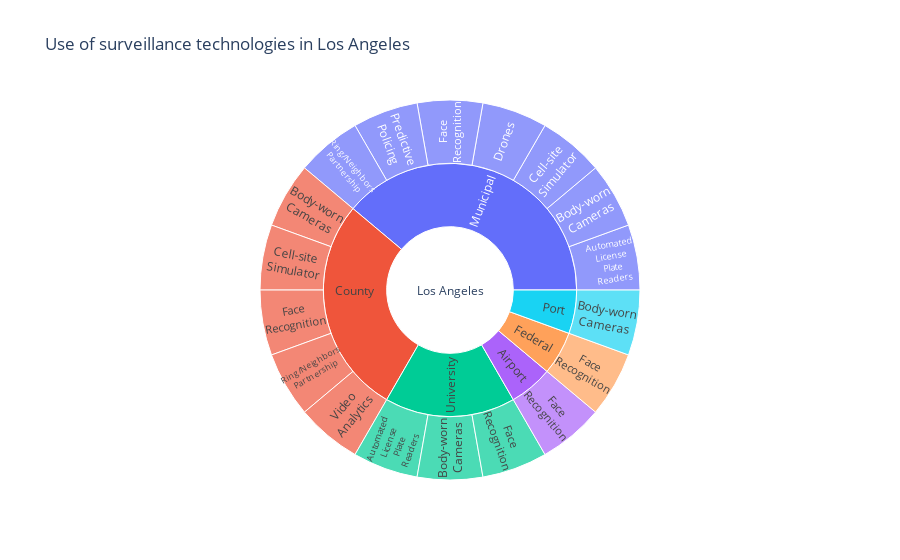

Write notebook code for a chart like this one.
### Code cell
fig(dataLA)

### Figure 1 — Plotly figure (JSON) as saved in the notebook; plotly's stock layout.template omitted (floating-point values rounded to 4 significant figures)
{"data": [{"branchvalues": "total", "customdata": [["The Los Angeles Police Department operates automated license plate readers and accesses external ALPR data. The agency contracts with Neology/PIPS."], ["The University of Southern California Department of Public Safety has used automated license plate readers since at least 2012. "], ["The Los Angeles County Sheriff's Department budgeted $35 million to purchase body-worn cameras in 2019-2020."], ["The U.S. Department of Justice awarded $1,710,000 to the Los Angeles Police Department from 2015-2019 as part of the Bureau of Justice Assistance's body-worn camera grant program."], ["The Los Angeles Port Police uses Axon body-worn cameras. "], ["The California State University Northridge Police Department began deploying 28 Axon body-worn Cameras in 2018. The BWC program will cost $185,000 over five years. <br>California State University, Los Angeles Police Department has been using body-worn cameras since at least October 2017.<br>California State University, Northridge Department of Police Services began using body-worn cameras in August 2017.<br>University of California, Los Angeles Police Department has used body-worn cameras since 2016."], ["The Los Angeles County Sheriff's Department has an extensive history of using Harris Corp. cell-site simulators."], ["The Los Angeles Police Department acquired a cell-site simulator from Digital Receiver Technology in 2005, according to data compiled by Kevin Collier for Vocativ. In 2010, LAPD acquired a Stingray II cell-site simulator from Harris Corp."], ["The Los Angeles Police Department operates four drones as of 2014, according to data compiled by the Center for the Study of the Drone at Bard College.<br>The Port of Los Angeles Police Department operates six DJI drones as of 2019, according to data compiled by the Center for the Study of the Drone at Bard College."], ["The Los Angeles Airport Police has access to the Los Angeles County Regional Identification System (LACRIS) face recognition database."], ["As of 2018, the Los Angeles County Sheriff's Department uses NEC face recognition technology. Previously, the agency had used DataWorks' face recognition system. <br>The Los Angeles County District Attorney's Office has access to the Los Angeles County Regional Identification System (LACRIS) face recognition database."], ["The Los Angeles International Airport  is one of 18 airports where Customs and Border Protection is using face recognition technology as of March 2019. An executive order signed by Pres. Trump in 2019 requires Customs and Border Protection to install face recognition technology at the United States' top 20 airports by 2021."], ["The Los Angeles Police Department used face recognition technology more than 30,000 times between 2009 and 2020, according to an LA Times report. In January 2021, the LA Police Commission placed moderate restrictions on the program. <br>The Los Angeles City Park Rangers have access to the Los Angeles County Regional Identification System (LACRIS) face recognition database.<br>The Los Angeles Police Department has access to the Los Angeles County Regional Identification System (LACRIS) face recognition database."], ["The University of Southern California confirmed the use of facial recognition technology on campus to The College Fix. <br>The University of California Los Angeles Police Department has access to the Los Angeles County Regional Identification System (LACRIS) face recognition database."], ["According to reporting from The Markup, the Los Angeles Police Department used PredPol (now Geolitica) between 02/15/18 and 04/15/20."], ["The Los Angeles County Sheriff's Office signed an agreement with Amazon's home surveillance equipment company, Ring, in 2020 to gain special access to the company's Neighbors app."], ["The Los Angeles Police Department signed an agreement with Amazon's home surveillance equipment company, Ring, in 2019 to gain special access to the company's Neighbors app."], ["Metro Transit Security uses Briefcam video analytics."], ["The Los Angeles Airport Police has access to the Los Angeles County Regional Identification System (LACRIS) face recognition database."], ["(?)"], ["The Los Angeles International Airport  is one of 18 airports where Customs and Border Protection is using face recognition technology as of March 2019. An executive order signed by Pres. Trump in 2019 requires Customs and Border Protection to install face recognition technology at the United States' top 20 airports by 2021."], ["(?)"], ["The Los Angeles Port Police uses Axon body-worn cameras. "], ["(?)"], ["(?)"]], "domain": {"x": [0, 1], "y": [0, 1]}, "hovertemplate": "%{customdata[0]}<extra></extra>", "ids": ["Los Angeles/Municipal/Automated<br>License<br>Plate<br>Readers", "Los Angeles/University/Automated<br>License<br>Plate<br>Readers", "Los Angeles/County/Body-worn<br>Cameras", "Los Angeles/Municipal/Body-worn<br>Cameras", "Los Angeles/Port/Body-worn<br>Cameras", "Los Angeles/University/Body-worn<br>Cameras", "Los Angeles/County/Cell-site<br>Simulator", "Los Angeles/Municipal/Cell-site<br>Simulator", "Los Angeles/Municipal/Drones", "Los Angeles/Airport/Face<br>Recognition", "Los Angeles/County/Face<br>Recognition", "Los Angeles/Federal/Face<br>Recognition", "Los Angeles/Municipal/Face<br>Recognition", "Los Angeles/University/Face<br>Recognition", "Los Angeles/Municipal/Predictive<br>Policing", "Los Angeles/County/Ring/Neighbors<br>Partnership", "Los Angeles/Municipal/Ring/Neighbors<br>Partnership", "Los Angeles/County/Video<br>Analytics", "Los Angeles/Airport", "Los Angeles/County", "Los Angeles/Federal", "Los Angeles/Municipal", "Los Angeles/Port", "Los Angeles/University", "Los Angeles"], "insidetextorientation": "radial", "labels": ["Automated<br>License<br>Plate<br>Readers", "Automated<br>License<br>Plate<br>Readers", "Body-worn<br>Cameras", "Body-worn<br>Cameras", "Body-worn<br>Cameras", "Body-worn<br>Cameras", "Cell-site<br>Simulator", "Cell-site<br>Simulator", "Drones", "Face<br>Recognition", "Face<br>Recognition", "Face<br>Recognition", "Face<br>Recognition", "Face<br>Recognition", "Predictive<br>Policing", "Ring/Neighbors<br>Partnership", "Ring/Neighbors<br>Partnership", "Video<br>Analytics", "Airport", "County", "Federal", "Municipal", "Port", "University", "Los Angeles"], "name": "", "parents": ["Los Angeles/Municipal", "Los Angeles/University", "Los Angeles/County", "Los Angeles/Municipal", "Los Angeles/Port", "Los Angeles/University", "Los Angeles/County", "Los Angeles/Municipal", "Los Angeles/Municipal", "Los Angeles/Airport", "Los Angeles/County", "Los Angeles/Federal", "Los Angeles/Municipal", "Los Angeles/University", "Los Angeles/Municipal", "Los Angeles/County", "Los Angeles/Municipal", "Los Angeles/County", "Los Angeles", "Los Angeles", "Los Angeles", "Los Angeles", "Los Angeles", "Los Angeles", ""], "type": "sunburst", "values": [1, 1, 1, 1, 1, 1, 1, 1, 1, 1, 1, 1, 1, 1, 1, 1, 1, 1, 1, 5, 1, 7, 1, 3, 18]}], "layout": {"legend": {"tracegroupgap": 0}, "title": {"text": "Use of surveillance technologies in Los Angeles"}}}
